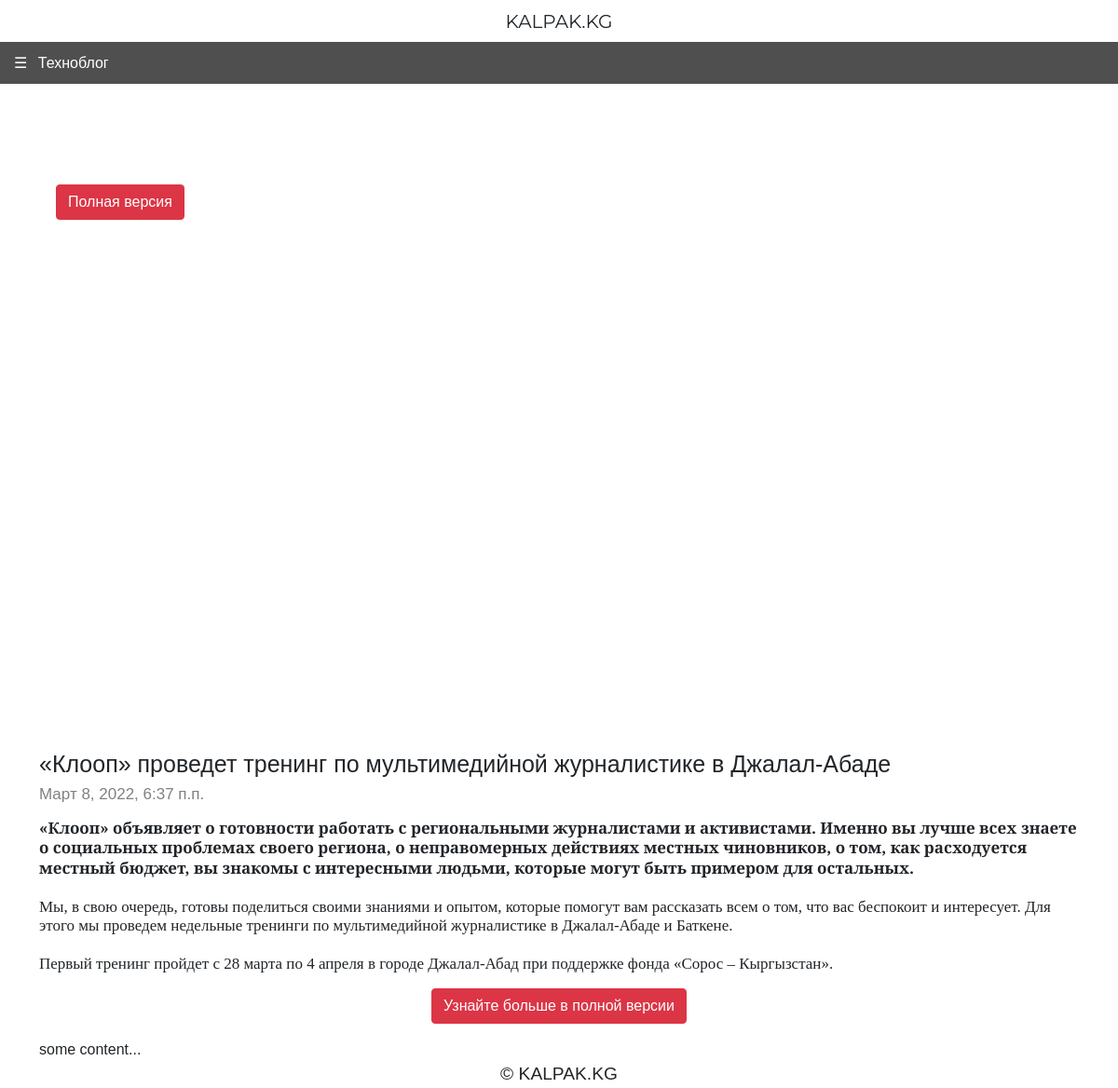
Page /amp/kloop-provedet-trening-po-multimedijnoj-zhurnalistike-v-dzhalal-abade/ on the committed database.
### core/models.py (models this page shows, shortened)
class Article(models.Model):
    title = models.CharField(max_length=255, null=True, blank=True)
    text = models.TextField()
    slug = models.SlugField(max_length=255, unique=True, db_index=True, verbose_name="URL", null=True, blank=True)
    author = models.ForeignKey(
        to="Author",
        on_delete=models.SET_NULL,
        null=True, blank=True,
        related_name="article",
        verbose_name=_("Автор")
    )
    heading = models.ForeignKey(
        to="HeadingArticle",
        on_delete=models.PROTECT,
        null=True,
        related_name="article",
        verbose_name=_("Рубрика")
    )
    readers = models.ManyToManyField(
        to=User,
        related_name="readed_articles",
        blank=True,
        verbose_name=_("Читатели")
    )
    views = models.IntegerField(default=0, verbose_name=_("Просмотры"))
    created_at = models.DateTimeField(
        auto_now_add=True,
        null=True,
    )
    main_article = models.BooleanField(default=False, verbose_name=_("Первая новость"))
    margin_article_text = models.BooleanField(default=False, verbose_name=_("Ровнительные новости"))
    text_article = models.BooleanField(default=False, verbose_name=_("Текстовые новости"))
    center_article = models.BooleanField(default=False)
    carousel_block = models.BooleanField(default=False, verbose_name=_("Новости дня"))
    right_panel_article = models.BooleanField(default=False, verbose_name=_("Главные новости"))
    pagination_article = models.BooleanField(default=False, verbose_name=_("Архивные"))
    updated_at = models.DateTimeField(auto_now=True)
    is_active = models.BooleanField(default=True)
    picture = models.ImageField(
        upload_to="articles_image",
        null=True, blank=True,
        verbose_name="Главная картинка статьи"
    )

class HeadingArticle(models.Model):
    title = models.CharField(max_length=255)
    class Meta:
        verbose_name = "Рубрика"
        verbose_name_plural = "Рубрики"
    def __str__(self):
        return self.title

### core/views.py (the view)
# urls.py: path('amp/<slug:slug>/', amp, name ='post_detail_amp'),
def amp(request, slug):
        article = get_object_or_404(Article, slug=slug)
        articles = Article.objects.all()
        heading = HeadingArticle.objects.all()
        context = {
            "articles": articles,
            "article": article,
            "heading": heading
            }
        return render(request, 'amp.html', context=context)

### core/templatetags/ampimg.py (called while the page is built, shortened)
@register.filter(name ="ampimg")
def ampimg(content):
    img_pattern = r'(<img [^>]+>)'
    img_tags = re.findall(img_pattern, content)
    img_src_pattern = r'src ="([^"]+)"'
    return content

### core/templates/amp.html (shortened to what this page needs)
{% load ampimg %}
<!doctype html>
<html amp lang="en">
  <head>
    <link href="https://cdn.jsdelivr.net/npm/bootstrap@5.1.3/dist/css/bootstrap.min.css" rel="stylesheet">
  </head>
  <body>
<header class="headerbar2">
  <div class="site-name">KALPAK.KG</div>
</header>
<header class="headerbar">
  <div role="button" on="tap:sidebar1.toggle" tabindex="0" class="hamburger">☰ <div class="hamburger2">{{ article.heading }}</div></div>
</header>
<amp-sidebar id="sidebar1" layout="nodisplay" side="left">
  <div role="button" aria-label="close sidebar" on="tap:sidebar1.toggle" tabindex="0" class="close-sidebar">✕</div>
  <ul class="sidebar">
       <li><a href="{% url 'main' %}" class="btn btn-danger">Полная версия</a></li>
      {% for headings in heading %}
        <li><a href="{% url 'heading' headings.id %}" class="category">{{ headings.title }}</a></li>
      {% endfor %}
       </ul></amp-sidebar>
<div class="container" id="banner"><h1 class="log">{{ article.title }}</h1></div>
<div class="container mb-3"><h3 class="log2">{{ article.created_at }}</h3></div>
<div class="container mb-3">{% autoescape off %}<h3 class="log3">{{ article.text|linebreaksbr }}</h3>{% endautoescape %}</div>
<div class="container text-center"><p id="amp_page"><a href="{% url 'article' article.slug %}" class="btn btn-danger">Узнайте больше в полной версии</a></p></div>
    <div class="container">some content...</div>
    <footer>© KALPAK.KG</footer>
  </body>
</html>

### core/templates/amp.html (style rules this page uses)
body { font-family: 'Raleway', sans-serif; }
footer { text-align: center; height: 29px; font-size: 1.2em; }
#banner { font-size: 1em; width: 100%; }
#amp_page { font-size: 18px; }
.headerbar { height: 45px; top: 0; width: 100%; display: flex; align-items: center; background: #4f4f4f; }
.log { font-size: 25px; }
.log2 { font-size: 17px; color: grey; }
.log3 { font-size:17px; font-family: 'Source Serif Pro', serif; }
.headerbar2 { height: 45px; top: 0; width: 100%; display: flex; align-items: center; background: white; }
.site-name { font-size:20px; font-family: 'Montserrat', sans-serif; margin: auto; }
#banner { margin-top: 70px; }
.hamburger { padding-left: 15px; color: white; display: inline-block; }
.hamburger2 { padding-left: 7px; display: inline-block; }
.sidebar { font-size: 29px; padding: 60px; margin: 0; }
#sidebar1 { background: #4f4f4f; }
.sidebar > li { list-style: none; margin-bottom:10px; }
.category { text-decoration: none; color: white; font-size: 17px; }
.sidebar li a { text-decoration: none; font-family: sans-serif; }
.close-sidebar { font-size: 1.8em; padding-left: 25px; color:white; }
body { -webkit-animation:-amp-start 8s steps(1, end) 0s 1 normal both;-moz-animation:-amp-start 8s steps(1, end) 0s 1 normal both;-ms-animation:-amp-start 8s steps(1, end) 0s 1 normal both;animation:-amp-start 8s steps(1, end) 0s 1 normal both }

### rows in the picture
Article: heading "Техноблог", title "«Клооп» проведет тренинг по мультимедийной журналистике в Джалал-Абаде", created_at "Март 8, 2022, 6:37 п.п.", text "«Клооп» объявляет о готовности работать с региональными журналистами и активистами. Именно вы лучше всех знаете о социальных проблемах своего региона, о неправомерных действиях местных чиновников, о том, как расходуется местный бюджет, вы знакомы с интересными людьми, которые могут быть примером для остальных. Мы, в свою очередь, готовы поделиться своими знаниями и опытом, которые помогут вам рассказать всем о том, что вас беспокоит и интересует. Для этого мы проведем недельные тренинги по мультимедийной журналистике в Джалал-Абаде и Баткене. Первый тренинг пройдет с 28 марта по 4 апреля в городе Джалал-Абад при поддержке фонда «Сорос – Кыргызстан»."
